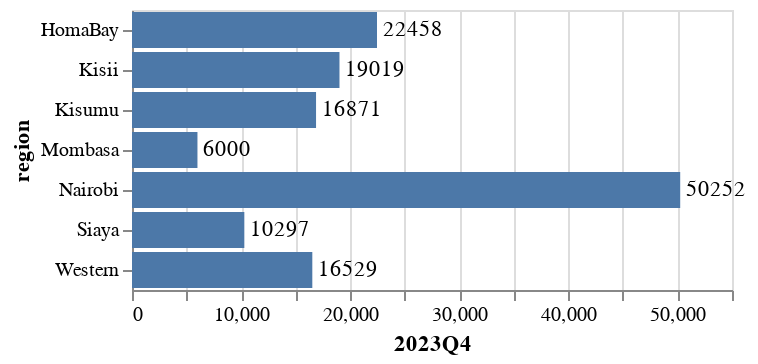

Notebook code for this chart:
### Code cell
#with our data 
data = prepd_data.groupby(by=['region'])['2023Q4'].sum().reset_index()

bar = alt.Chart(data).mark_bar().encode(
    y="region:N",
    x=alt.X("2023Q4:Q"))

text = bar.mark_text(
    align="left",
    baseline="middle",
    dx=3
).encode(text="2023Q4")

bar + text

### Figure 1 — Vega-Lite specification as saved in the notebook (floating-point values rounded to 4 significant figures)
{"config": {"view": {"continuousWidth": 300, "continuousHeight": 300}}, "layer": [{"mark": {"type": "bar"}, "encoding": {"x": {"field": "2023Q4", "type": "quantitative"}, "y": {"field": "region", "type": "nominal"}}}, {"mark": {"type": "text", "align": "left", "baseline": "middle", "dx": 3}, "encoding": {"text": {"field": "2023Q4", "type": "quantitative"}, "x": {"field": "2023Q4", "type": "quantitative"}, "y": {"field": "region", "type": "nominal"}}}], "data": {"name": "data-c3e4917583f9c1cc3f400486cb78b524"}, "$schema": "https://vega.github.io/schema/vega-lite/v5.14.1.json", "datasets": {"data-c3e4917583f9c1cc3f400486cb78b524": [{"region": "HomaBay", "2023Q4": 22458}, {"region": "Kisii", "2023Q4": 19019}, {"region": "Kisumu", "2023Q4": 16871}, {"region": "Mombasa", "2023Q4": 6000}, {"region": "Nairobi", "2023Q4": 50252}, {"region": "Siaya", "2023Q4": 10297}, {"region": "Western", "2023Q4": 16529}]}}
